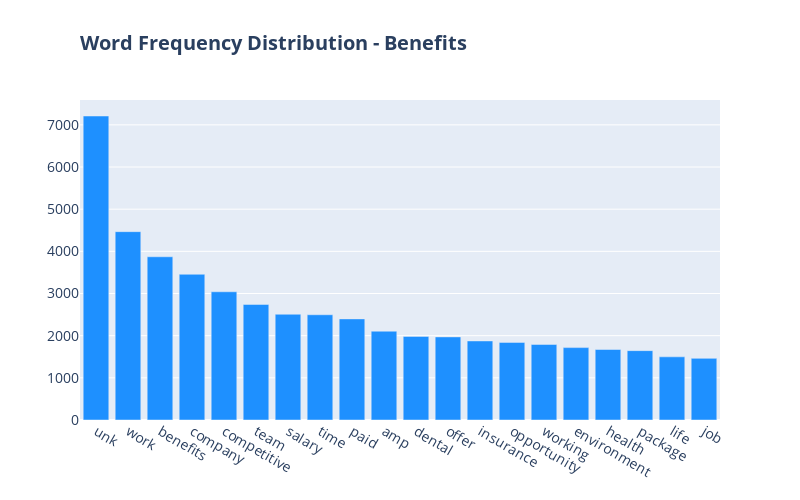

The code cell stored with this chart in its notebook:
### Markdown cell above
## Benefits

### Code cell
frequency = count_word_frequency(df['benefits'],"Benefits")

### Figure 1 — Plotly figure (JSON) as saved in the notebook; plotly's stock layout.template omitted (floating-point values rounded to 4 significant figures)
{"data": [{"marker": {"color": "#1E90FF"}, "type": "bar", "x": ["unk", "work", "benefits", "company", "competitive", "team", "salary", "time", "paid", "amp", "dental", "offer", "insurance", "opportunity", "working", "environment", "health", "package", "life", "job"], "y": [7210, 4467, 3871, 3456, 3041, 2741, 2508, 2496, 2398, 2106, 1983, 1971, 1875, 1841, 1792, 1717, 1672, 1645, 1498, 1462]}], "layout": {"font": {"size": 14}, "height": 500, "title": {"text": "<b>Word Frequency Distribution - Benefits</b>", "x": 0.1}, "width": 800}}
